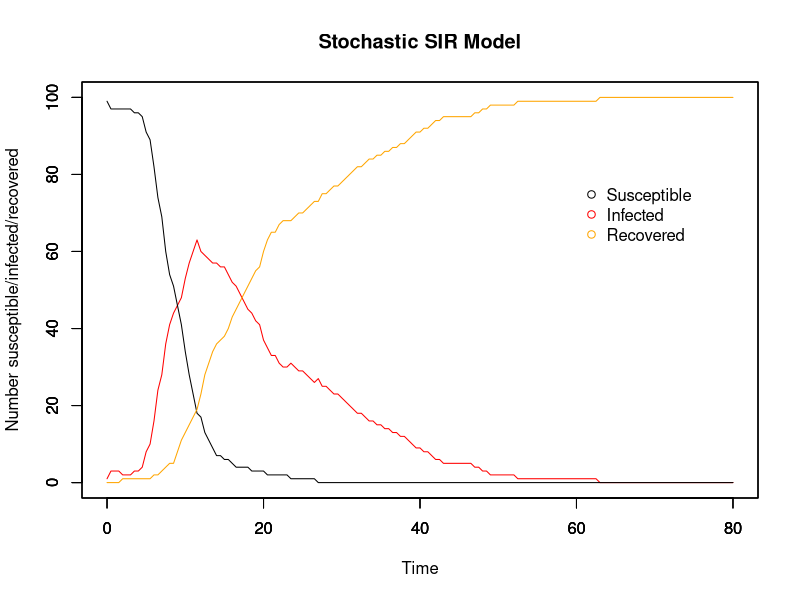
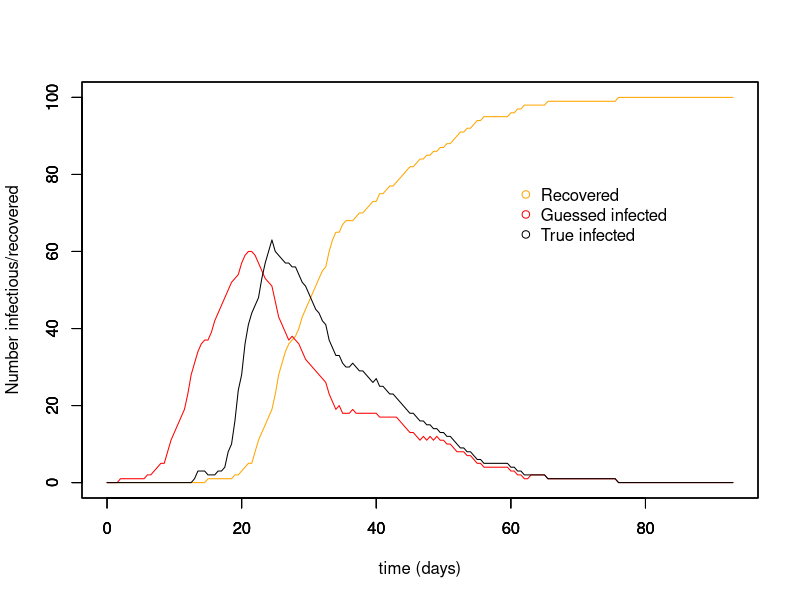
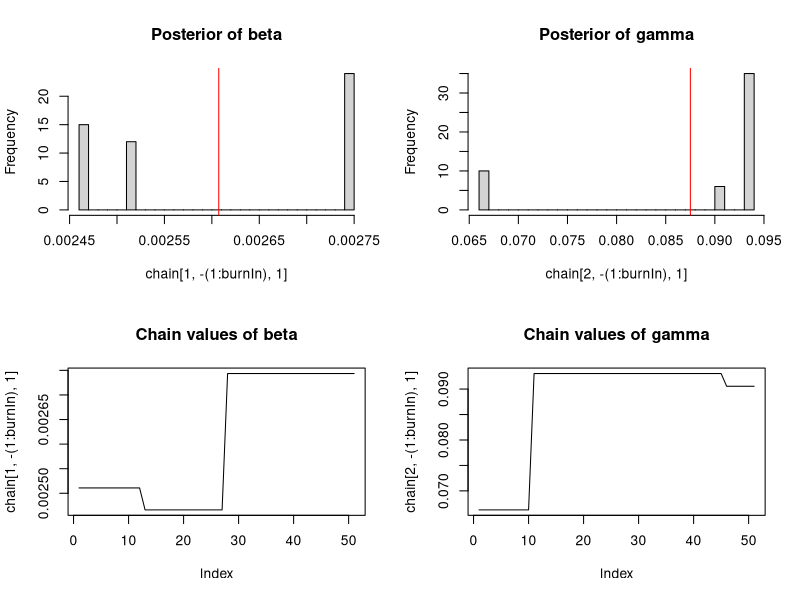
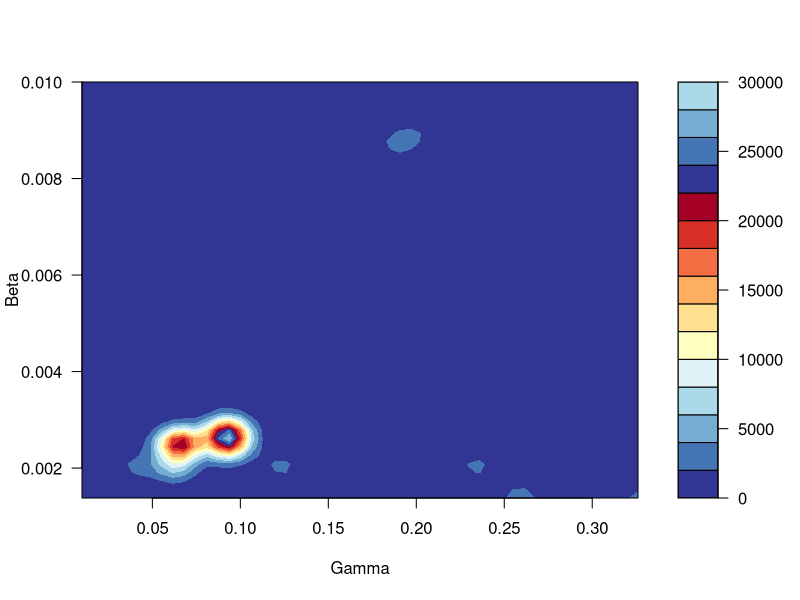
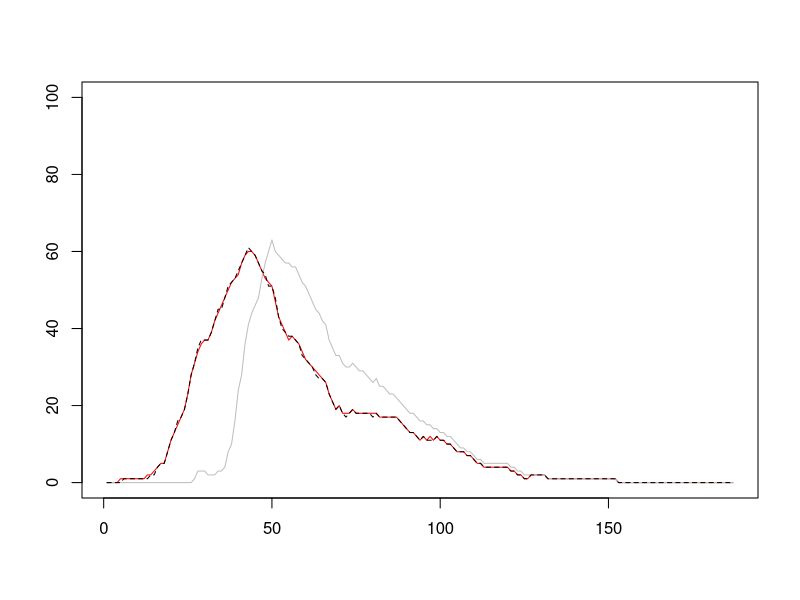

These charts were generated, in order, by the following R code:
# MCMC estimating stochastic processes
# 3 unknowns: beta, gamma, and the time of infection for each individual
# 17/11/17

##########################
## Input values for SIR ##
##########################

# Time
timestep <- 0.5
end <- 80
times <- seq(0, end, by = timestep)

# Initial population: N-1 susceptible, 1 infectious, 0 recovered
init.values = c(
  S = 100-1,
  I = 1,
  R = 0
)
N = sum(init.values)

# Beta & gammma
beta <- 5e-3
gamma <- 8e-2
1/gamma

###############
## The model ##
###############

# Array for holding collective disease status information for whole period of time
data <- array(0, dim =c(length(times), length(init.values)+3))
data[,1] <- times # make first column the timesteps to make plotting easier later on

set.seed(7) # Good ones: 7, 14, 22, 30

# For loops for calculating the numbers susceptible, infected, and recovered at each timepoint
for (time in times){
  if (time == 0){ # Set up the number of S/I/R at time 0
    data[1,2] <- init.values["S"] # number of susceptibles at time 0
    data[1,3] <- init.values["I"] # number of infecteds at time 0
    data[1,4] <- init.values["R"] # number of recovereds at time 0
    data[1,5] <- init.values["I"] # number newly infected at time 0
    data[1,6] <- init.values["R"] # number newly recovered at time 0
    
  } else{
    whole_time <- 1/timestep * time # makes time into the whole number that it corresponds to in the array
    
    inf <- rbinom(1, size = data[whole_time,2], (1-(exp(-beta*data[whole_time,3]*timestep)))) # number who become infected in this timestep
    rec <- rbinom(1, size = data[whole_time,3], (1-(exp(-gamma*timestep)))) # number who become recovered in this timestep
    
    data[whole_time+1,2] <- data[whole_time,2] - inf # number of susceptibles at other times
    
    data[whole_time+1,3] <- data[whole_time,3]  + inf - rec # number of infecteds at other times
    
    data[whole_time+1,4] <- data[whole_time,4] + rec # number of recovereds at other times
    
    data[whole_time+1,5] <- data[whole_time+1,3] - data[whole_time,3] + data[whole_time+1,4] - data[whole_time,4] # number of newly infected
    
    data[whole_time+1,6] <- data[whole_time+1,4] - data[whole_time,4] # number of newly recovered
  }
}

###############
## SIR plots ##
###############

run_stoch <- data.frame(data) # make array into a dataframe
colnames(run_stoch) <- c("time","S", "I", "R", "new_I", "new_R")

par(mfrow = c(1,1))

# Plot for SIR model
plot(x = run_stoch$time, y = run_stoch$I, type = "l", col = "red", ylim = c(0,N),
     xlab = "Time", ylab = "Number susceptible/infected/recovered", main = "Stochastic SIR Model")
par(new=T)
plot(x = run_stoch$time, y = run_stoch$S, type = "l", ylim = c(0,N), ylab = "", xlab = "") # add susceptible line
par(new=T)
plot(x = run_stoch$time, y = run_stoch$R, type = "l", col = "orange", ylim = c(0,N), ylab = "", xlab = "") # recovered

# Add legend
legend(60, 0.8*N, c("Susceptible", "Infected", "Recovered"), pch = 1, col = c("black", "red", "orange"), bty = "n")

#################
## Guess new_I ##
#################

inf_period <- ceiling(1/gamma) # mean infectious period calculated from gamma
inf_timestep <- inf_period/timestep # translates infectious days into no. of timesteps

times = times + inf_timestep
zero_array <- array(0, dim = c(inf_timestep, ncol(run_stoch)))
colnames(zero_array) <- c("time","S", "I", "R", "new_I", "new_R")
run_stoch <- rbind(zero_array, run_stoch)
run_stoch$time <- seq(0, (end+inf_period), by = timestep)

for (i in 1:nrow(run_stoch)){
  run_stoch$guess_new_I[i] <- {
    run_stoch$new_R[i+(inf_timestep)] # guess newly infected, translates days into no. of timesteps
  }
  
  run_stoch$guess_I[i] <- if(i == 1){
    run_stoch$guess_new_I[i] 
  } else{
    run_stoch$guess_I[i-1] + run_stoch$guess_new_I[i] - run_stoch$new_R[i]
  }
  run_stoch$guess_S[i] <- N - (run_stoch$R[i] + run_stoch$guess_I[i])
}

run_stoch[is.na(run_stoch)] <- 0

plot(run_stoch$time, run_stoch$R, ylim = c(0,N), type = "l", col = "orange", xlab = "time (days)", ylab = "Number infectious/recovered")
par(new=T)
plot(run_stoch$time, run_stoch$guess_I, ylim = c(0,N), type = "l", col = "red", xlab = " ", ylab = " ")
par(new=T)
plot(x = run_stoch$time, y = run_stoch$I, type = "l", col = "black", ylim = c(0,N), xlab = " ", ylab = " ")
legend(60, 0.8*N, c("Recovered", "Guessed infected", "True infected"), pch = 1, col = c("orange", "red", "black"), bty = "n")

##################################
## Likelihood, prior, posterior ##
##################################

# Likelihood distribution
likelihood <- function(param){
  beta = as.numeric(param[1,1])
  gamma = as.numeric(param[2,1])
  I = as.numeric(param[,2]) # Infected
  new_I = as.numeric(param[,3]) # Newly infected

  total = array(0, dim = (c(nrow(run_stoch))))
  
  for (i in 1:nrow(run_stoch)){
    S = (N - I[i] - run_stoch$R[i]) # Susceptibles
    betalikelihood = dbinom(new_I[i+1], S, (1-(exp(-beta*I[i]*timestep))), log = T)
    gammalikelihood = dbinom(run_stoch$new_R[i+1], I[i], (1-(exp(-gamma*timestep))), log = T)
    if (is.na(new_I[i+1]) == F & betalikelihood == -Inf){
      betalikelihood = -1000
    }
    if (is.na(new_I[i+1]) == F & gammalikelihood == -Inf){
      gammalikelihood = -1000
    }
    total[i] = (betalikelihood + gammalikelihood)
  }
  
  ll = sum(total, na.rm = T)
  return(ll)
}

# Prior distribution
prior <- function(param){
  beta = as.numeric(param[1,1])
  gamma = as.numeric(param[2,1])
  
  betaprior = dunif(beta, min = 0, max = 100, log = T)
  gammaprior = dunif(gamma, min = 0, max = 100, log = T)
  return(betaprior + gammaprior)
}

# Posterior distribution
posterior <- function(param){
  return (likelihood(param) + prior(param))
}

# Proposal function for infectious
inf_proposalfunction <- function(param){
  changed_I <- sample(length(times), 1)
  inf_list <- c(-1, 1) # used for choosing -1 or +1 randomly
  
  inf <- sample(c(-1, 1), 1) # will the change at that timepoint be + or - 1 I
  
  neighbour <- if (changed_I == 1){
    changed_I + 1
    } else if (changed_I == length(times)){
      changed_I - 1
      } else{
        changed_I + sample(inf_list, 1) # will choose which neighbouring timepoint is also affected
        }

  param[changed_I[1],2] = param[changed_I[1], 2] + inf
  param[changed_I[1],3] = param[changed_I[1], 3] + inf
  #param[neighbour,2] = param[neighbour, 2] - inf
  #param[neighbour,3] = param[neighbour, 3] - inf
  return(param)
}

# Proposal function for beta and gamma
proposalfunction <- function(param){
  param[1,1] = rnorm(1, mean = param[1,1], sd = 0.005 ) # beta proposal
  param[2,1] = rnorm(1, mean = param[2,1], sd = 0.1) # gamma proposal
  return(param)
  }

##########
## MCMC ##
##########

run_metropolis_MCMC <- function(startvalue, iterations){
  chain = array(dim = c(nrow(startvalue), iterations+1, ncol(startvalue))) # Array for storing chain data

  chain[1,1,1] = startvalue[1,1] # beta
  chain[2,1,1] = startvalue[2,1] # gamma
  chain[,1,2] = startvalue[,2] # all infectious
  chain[,1,3] = startvalue[,3] # newly infectious
  
  for (i in 1:iterations){
    
    # Infectious
    inf_proposal = inf_proposalfunction(chain[,i,])

    # Check susceptibles for negative numbers
    S = array(dim = c(nrow(startvalue)))

    for (time in (1:nrow(startvalue))){
      S[time] = (N - (inf_proposal[time,2] + run_stoch$R[time]))
    }
    
    if(min(inf_proposal[,2]) < 0 | min(inf_proposal[,3]) < 0 | min(S) < 0){
      chain[,i+1,2:3] = chain[,i,2:3]

      } else{
        inf_probab = posterior(inf_proposal) - posterior(chain[,i,])
          if (log(runif(1)) < inf_probab){
            chain[,i+1,2:3] = inf_proposal[,2:3]
            } else{
              chain[,i+1,2:3] = chain[,i,2:3]
              }
        }
    
    # Beta and gamma
    proposal = proposalfunction(chain[,i,]) # beta proposal and gamma proposal
    
    if (proposal[1,1] < 0.0 & proposal[2,1] < 0.0 ){
      chain[1:2,i+1,1] = chain[1:2,i,1]
      
      } else if (proposal[1,1] < 0.0 & proposal[2,1] >= 0.0){
        proposal[1,1] = chain[1,i,1]
        probab = posterior(proposal) - posterior(chain[,i,])
        if (log(runif(1)) < probab){
          chain[,i+1,1] = proposal[,1]
          } else{
            chain[,i+1,1] = chain[,i,1]
            }
      
        } else if (proposal[1,1] >= 0.0 & proposal[2,1] < 0.0){
          proposal[2,1] = chain[2,i,1]
          probab = posterior(proposal) - posterior(chain[,i,])
          if (log(runif(1)) < probab){
            chain[,i+1,1] = proposal[,1]
          } else{
            chain[,i+1,1] = chain[,i,1]
            }
      
          } else{
            probab = posterior(proposal) - posterior(chain[,i,])
            if (log(runif(1)) < probab){
              chain[,i+1,1] = proposal[,1]
              } else{
                chain[,i+1,1] = chain[,i,1]
                }
            }
    # Print every nth iteration, to know how far along run is
    if (i%%(iterations/20) == 0) {
      print(i)
    }
    
  }
  return(chain)
}

# Where to start the chain for beta, gamma, and I
startvalue <- array(dim = c(nrow(run_stoch), 3))
startvalue[1,1] <- 0.01 # beta guess
startvalue[2,1] <- 0.01 # gamma guess
startvalue[,2] <- run_stoch$guess_I # I guess
startvalue[,3] <- run_stoch$guess_new_I # new I guess

# Number of runs
iterations = 100

# Run the MCMC
set.seed(4)
chain <- run_metropolis_MCMC(startvalue, iterations)

# The beginning of the chain is biased towards the starting point, so take them out
# normally burnin is 10%-50% of the runs
burnIn = 0.5*iterations
acceptance <- 1-mean(duplicated(chain[,-(1:burnIn),]))
inf_acceptance <- 1-mean(duplicated(chain[,-(1:burnIn),2]))

################
## MCMC Plots ##
################

par(mfrow = c(2,2))

hist(chain[1,-(1:burnIn),1],nclass=30, main="Posterior of beta")
abline(v = mean(chain[1,-(1:burnIn),1]), col = "red")

hist(chain[2, -(1:burnIn),1],nclass=30, main="Posterior of gamma")
abline(v = mean(chain[2,-(1:burnIn),1]), col = "red")

plot(chain[1, -(1:burnIn),1], type = "l", main = "Chain values of beta")

plot(chain[2, -(1:burnIn),1], type = "l", main = "Chain values of gamma")

# Plot beta vs. gamma
par(mfrow = c(1,1))
library(RColorBrewer)
library(MASS)

# plot(x = chain[2,,1], y = chain[1,,1], xlab = "Gamma", ylab = "Beta", pch = 20, cex = 0.8)

k <- 11
my.cols <- rev(brewer.pal(k, "RdYlBu"))
z <- kde2d(chain[2,,1], chain[1,,1], n=50)
filled.contour(z, nlevels=k, col=my.cols, xlab = "Gamma", ylab = "Beta")
 
par(mfrow = c(1,1))
  
plot(chain[,1,2], ylim = c(0, N), type = "l", col = "red", xlab = " ", ylab = " ")
  lines(run_stoch$I, type = "l", col = "grey", xlab = " ", ylab = " ")  
  lines(chain[,iterations,2], type = "l", lty = 2, col = "black", xlab = " ", ylab = " ")
  

########################################################################################################################

########################################################################################################################
